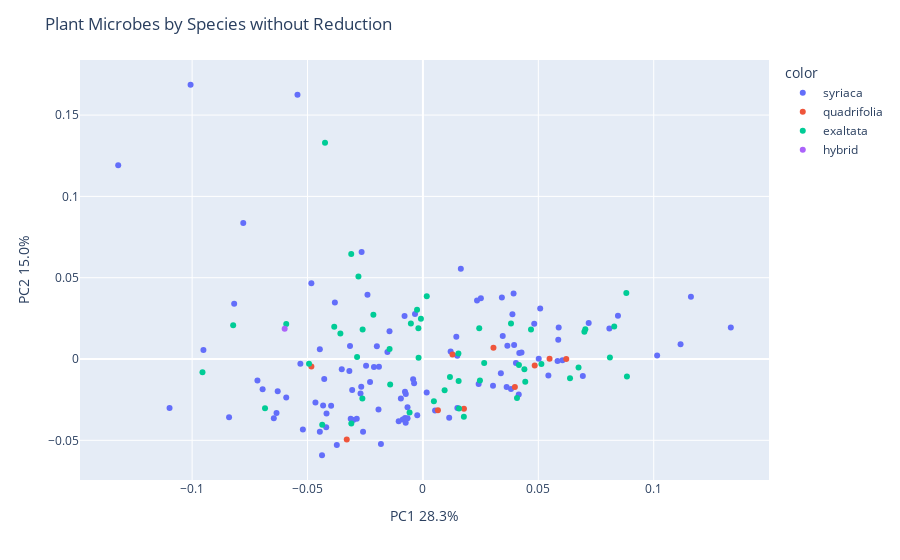

This figure's notebook cell:
### Markdown cell above
### Without further modification PCA by Species

### Code cell
X = pivoted_df[genera_col]

pca = PCA(n_components=2)
components = pca.fit_transform(X)

fig = px.scatter(components, x=0, y=1, color=pivoted_df['species'])
fig.update_layout(
    title = "Plant Microbes by Species without Reduction",
    xaxis_title="PC1 " + str(round(100*pca.explained_variance_ratio_[0], 1)) + '%',
    yaxis_title="PC2 " + str(round(100*pca.explained_variance_ratio_[1], 1)) + '%')
fig.show()
